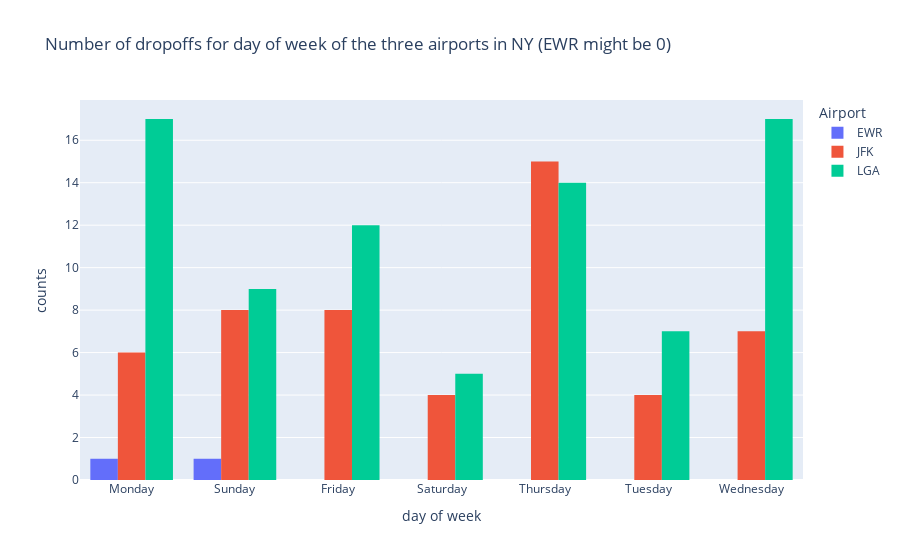

Notebook source saved alongside this figure:
### Code cell
ewr_df, jfk_df, lga_df = get_airports_dataframes()
plot_airports_dropoff(ewr_df, jfk_df, lga_df)

# Fix the Ploty diagram not display in Github
if os.path.isfile(os.path.join(os.getcwd(), "plot3.png")):
    i = Image(filename="plot3.png")
    display(i)

### Figure 1 — Plotly figure (JSON) as saved in the notebook; plotly's stock layout.template omitted (floating-point values rounded to 4 significant figures)
{"data": [{"histfunc": "count", "name": "EWR", "type": "histogram", "x": ["Monday", "Sunday"]}, {"histfunc": "count", "name": "JFK", "type": "histogram", "x": ["Friday", "Friday", "Friday", "Friday", "Friday", "Friday", "Friday", "Friday", "Monday", "Monday", "Monday", "Monday", "Monday", "Monday", "Saturday", "Saturday", "Saturday", "Saturday", "Sunday", "Sunday", "Sunday", "Sunday", "Sunday", "Sunday", "Sunday", "Sunday", "Thursday", "Thursday", "Thursday", "Thursday", "Thursday", "Thursday", "Thursday", "Thursday", "Thursday", "Thursday", "Thursday", "Thursday", "Thursday", "Thursday", "Thursday", "Tuesday", "Tuesday", "Tuesday", "Tuesday", "Wednesday", "Wednesday", "Wednesday", "Wednesday", "Wednesday", "Wednesday", "Wednesday"]}, {"histfunc": "count", "name": "LGA", "type": "histogram", "x": ["Friday", "Friday", "Friday", "Friday", "Friday", "Friday", "Friday", "Friday", "Friday", "Friday", "Friday", "Friday", "Monday", "Monday", "Monday", "Monday", "Monday", "Monday", "Monday", "Monday", "Monday", "Monday", "Monday", "Monday", "Monday", "Monday", "Monday", "Monday", "Monday", "Saturday", "Saturday", "Saturday", "Saturday", "Saturday", "Sunday", "Sunday", "Sunday", "Sunday", "Sunday", "Sunday", "Sunday", "Sunday", "Sunday", "Thursday", "Thursday", "Thursday", "Thursday", "Thursday", "Thursday", "Thursday", "Thursday", "Thursday", "Thursday", "Thursday", "Thursday", "Thursday", "Thursday", "Tuesday", "Tuesday", "Tuesday", "Tuesday", "Tuesday", "Tuesday", "Tuesday", "Wednesday", "Wednesday", "Wednesday", "Wednesday", "Wednesday", "Wednesday", "Wednesday", "Wednesday", "Wednesday", "Wednesday", "Wednesday", "Wednesday", "Wednesday", "Wednesday", "Wednesday", "Wednesday", "Wednesday"]}], "layout": {"legend": {"title": {"text": "Airport"}}, "title": {"text": "Number of dropoffs for day of week of the three airports in NY (EWR might be 0)"}, "xaxis": {"title": {"text": "day of week"}}, "yaxis": {"title": {"text": "counts"}}}}
